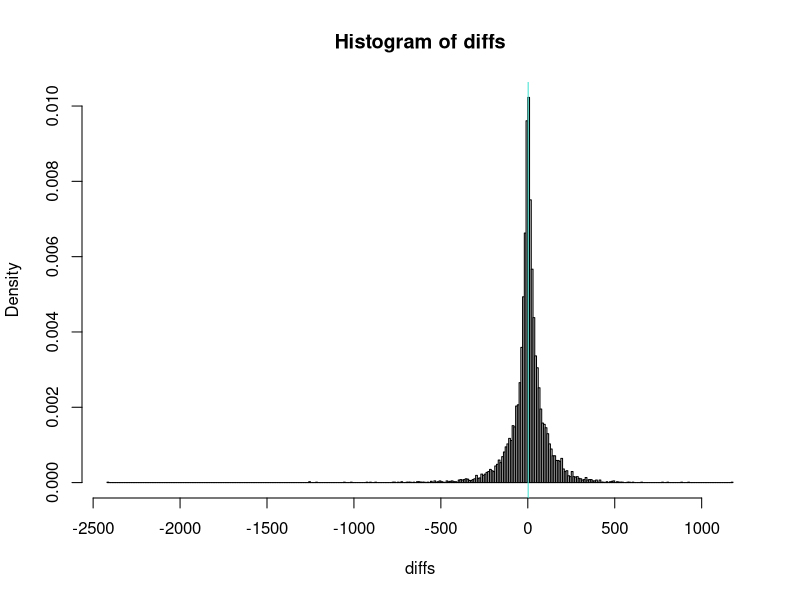
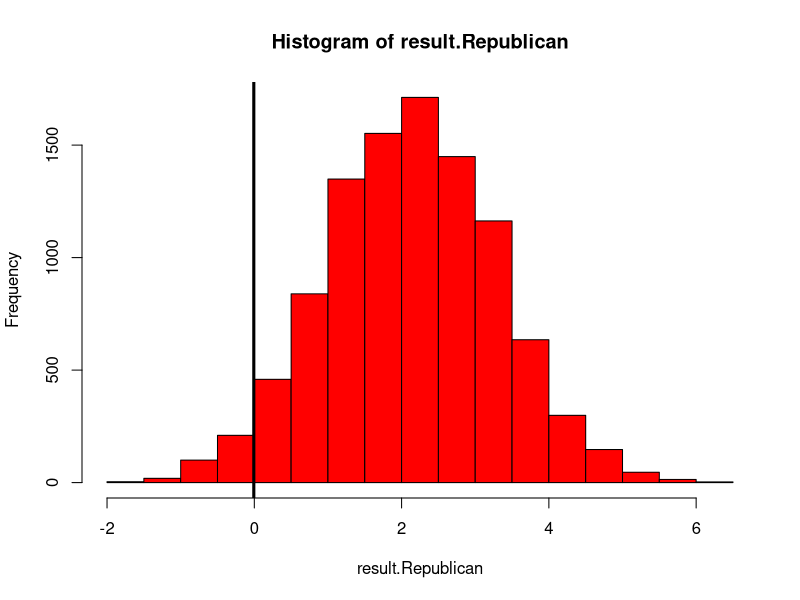
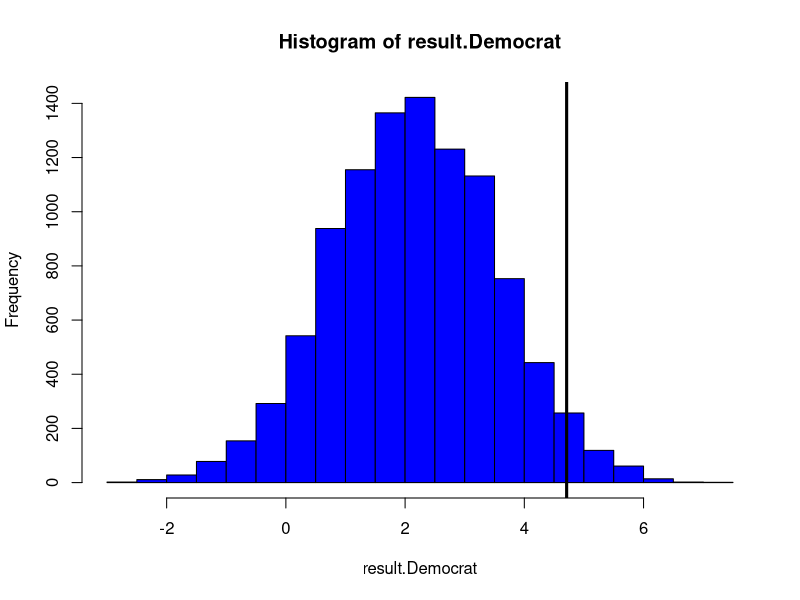
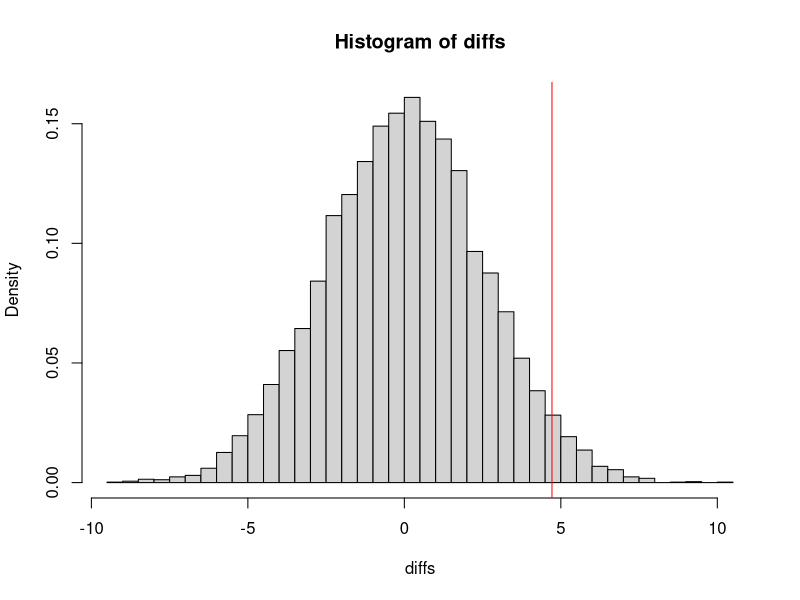

Source code (R) for these figures, in order: (Note: this script raises an error after producing the figures.)
#This is where our main code for our project will go!
DJI <- read.csv("DJI.csv"); head(DJI)

#Create 'Regime' Categories (Regan, Bush, etc.)
DJI["Regime"] <- "None" #Set blank column

#Set the dates for each regime
#Each 'term' is denoted from inaugaration day 
#to the day before the next regime's inaugaration day
dates <- sapply(DJI["Date"], function(x) as.Date(x)) #Convert CSV date character objects 
#to date objects
DJI[dates < as.Date("1989-01-20"), "Regime"] <- "RR"
DJI[dates >= as.Date("1989-01-20") & dates < as.Date("1993-01-20"), "Regime"] <- "GHWB"
DJI[dates >= as.Date("1993-01-20") & dates < as.Date("2001-01-20"), "Regime"] <- "BC"
DJI[dates >= as.Date("2001-01-20") & dates < as.Date("2009-01-20"), "Regime"] <- "GWB"
DJI[dates >= as.Date("2009-01-20") & dates < as.Date("2017-01-20"), "Regime"] <- "BO"
DJI[dates >= as.Date("2017-01-20"), "Regime"] <- "DJT"

#Create a binary category for the political party in control of the White House 
#(Republican = 1, Democrat = 0)
Republican <- (DJI$Regime == "RR") | (DJI$Regime == "GHWB") | (DJI$Regime == "GWB") | (DJI$Regime == "DJT")
DJI <- data.frame(DJI, Republican); head(DJI); sum(Republican); mean(Republican)

#Create a binary category for expansion vs recession year
DJI["Recession"] <- FALSE

#Extract years from date column
DJI.year <- format(as.Date(DJI$Date),"%Y")

#Set the dates
DJI[DJI.year == 1980, "Recession"] <- TRUE
DJI[DJI.year >= 1981 & DJI.year  <= 1981, "Recession"] <- TRUE
DJI[DJI.year >= 1990 & DJI.year  <= 1991, "Recession"] <- TRUE
DJI[DJI.year == 2001, "Recession"] <- TRUE
DJI[DJI.year >= 2007 & DJI.year <= 2009, "Recession"] <- TRUE
DJI[DJI.year >= 2020, "Recession"] <- TRUE

#Set up indices for permutation test by party and president 
index.Republican <- DJI$Republican ; sum(index.Republican) # 4822, matches
index.RR <- (DJI$Regime == "RR") ; sum(index.RR) # 1005
index.GHWB <- (DJI$Regime == "GHWB") ; sum(index.GHWB) # 1011
index.BC <- (DJI$Regime == "BC") ; sum(index.BC) # 2021
index.GWB <- (DJI$Regime == "GWB") ; sum(index.GWB) # 2009
index.BO <- (DJI$Regime == "BO") ; sum(index.BO) # 2015
index.DJT <- (DJI$Regime == "DJT") ; sum(index.DJT) # 797
dim(DJI) ; sum(c(index.RR, index.GHWB, index.BC, index.GWB, index.BO, index.DJT)) # 8858, matches

# Create vector for difference between daily Open values
Open <- DJI$Open
N <- length(Open) ; diffs <- numeric(N - 1)
for (i in 1:N - 1) {
  diffs[i] <- Open[i + 1] - Open[i]
}
head(diffs) # there are some rather large values with double digits before the decimal
length(diffs) # 8857 as expected
sum(diffs)  # 18975.43 so over double the number of observations
mu.chg.open <- mean(diffs) # 2.142422 around what we expected based on the aforementioned values
med.chg.open <- median(diffs) # 3.4297 is higher than mean, indicating more extreme lesser values
var.chg.open <- var(diffs) # whopping 13760.49 for variance, we expect this to increase over time
hist(diffs, breaks = "fd", prob = TRUE) 
# resembles normal distribution with narrow concentration around sharp peak at mean 
# and with long tails, with more extreme negative values
abline(v = mu.chg.open, col = "turquoise")

chg <- numeric(nrow(DJI))
chg[1] <- 0 ; chg[2:nrow(DJI)] <- diffs; chg <- data.frame(chg)
DJI <- data.frame(DJI,chg); head(DJI)

diffs.Republican <- diffs[index.Republican[-1]]
mu.RepDiffs <- mean(diffs.Republican) # -.006959248
diffs.Democrat <- diffs[!(index.Republican[-1])]
mu.DemDiffs <- mean(diffs.Democrat)
mean(diffs.Democrat) # 4.709857
# The means seem different, but given the large variance, this is doubtful.

#Permutation Test
N <- 10^4; result.Republican <- numeric(N); result.Democrat <- numeric(N)
for (i in 1:N) {
  smpl <- sample(index.Republican[-1], replace = FALSE)
  smpl.Republican <- diffs[smpl]
  smpl.Democrat <- diffs[!smpl]
  result.Republican[i] <- mean(smpl.Republican)
  result.Democrat[i] <- mean(smpl.Democrat)
}

#Republican Result
hist(result.Republican, col = "red")
abline(v = mu.RepDiffs, col = "black", lwd = 3)
mu.result.Republican <- mean(result.Republican) ; mu.result.Republican ; mu.RepDiffs
mean(result.Republican <= mu.RepDiffs) 
#2.88% chance of seeing this statistic thus it is statistically significant.

#Democrat Result
hist(result.Democrat, col = "blue")
abline(v = mu.DemDiffs, col = "black", lwd = 3)
mu.result.Democrat <- mean(result.Democrat) ; mu.result.Democrat ; mu.DemDiffs
mean(result.Democrat >= mu.DemDiffs) 
#2.88% chance. Whoa, both means are equally statistically significant.

#Combined Attempt
RepAvg <- sum(DJI$chg*(DJI$Republican == TRUE))/sum(DJI$Republican == TRUE) ; RepAvg
DemAvg <- sum(DJI$chg*(DJI$Republican == FALSE))/sum(DJI$Republican == FALSE) ; DemAvg
Obs <-  DemAvg - RepAvg; Obs

N <- 10^4 #number of simulations
diffs <- numeric(N) #this is the vector that will store our simulated differences
for (i in 1:N) {
  Rep <- sample(DJI$Republican) #This is our permuted party column
  RepMu <- sum(DJI$chg*(Rep == TRUE))/sum(Rep == TRUE) ; RepMu
  DemMu <- sum(DJI$chg*(Rep == FALSE))/sum(Rep == FALSE) ; DemMu
  diffs[i] <- DemMu - RepMu
}
mean(diffs) #inspecting that these are indeed close to zero
hist(diffs, breaks = "FD", probability = TRUE)
abline(v = Obs, col = "red")
HEAD
pvalue <-  (sum(diffs >= Obs)+1)/(N+1) ; pvalue

#Bruno: I think one good way to show that the data has infinite variance is to show that it cannot be
#modeled with a Normal distribution. (Then we can fit something like a Cauchy distribution later)
#I'm open to taking this out, but I thought we could try to get feedback on it at least!
#So what we are checking is if the daily price fluxes for the Dow Jones have infinite variance
hist(DJI$chg, breaks = "FD", probability = TRUE) #already doesn't look super promising
mu <- mean(DJI$chg)
sigma <- sd(DJI$chg)
curve(dnorm(x,mu,sigma), from = -2500, to = 1000, add = TRUE, col = "red")
n1 <- qnorm(0.1, mu, sigma); n1    #10% of the normal distribution lies below this value
pnorm(n1, mu, sigma)       
mean(DJI$chg <= n1) #6.2%, not great, we would epxect something closer to 10% if it were Normal
#Now let's create a vector of deciles so that we can split our data and see if it falls as expected
dec <- qnorm(seq(0.0,1,by = 0.1), mu,sigma); dec  #11 bins
Exp <- rep(length(DJI$chg)/10,10); Exp 
binchg <- numeric(10)
for(i in 1:10){
  binchg[i] <- sum((DJI$chg >= dec[i]) & (DJI$chg <= dec[i+1] )) ; binchg
}
#Finally we can test for uniformity using a chi-squared test.
ChiStat <- sum((binchg - Exp)^2/Exp); ChiStat #3581.397
#We estimated two parameters (using the sample mean and standard deviation), which costs two degrees of freedom, 
#and we have set the total days to match our sample which costs another so we have 10 - 3 = 7 degrees of freedom
curve(dchisq(x, df = 7), from = 0, to = ChiStat + 5)
abline(v=ChiStat, col = "red") 
pchisq(ChiStat, df = 7, lower.tail = FALSE) # 0
#Given this extremely low chi-square value, it seems that the normal distribution is not a good model (at all)
#for the daily fluxes in the Dow Jones Industrial Average. So let's now check how a model with infinite variance
#fits the data. 
pvalue <- (sum(diffs >= Obs) + 1)/(N + 1) ; pvalue 
# 2.71% chance that this extreme of an observed difference would arise by chance .

## Contingency table with chi-square test for political party and recession. 
sum(DJI$Recession)/length(DJI$Recession) # 17.67% of observations are in recession years
obs.tbl <- table(DJI$Republican,DJI$Recession) # Republican has more Recession
exp.tbl <- outer(rowSums(obs.tbl), colSums(obs.tbl))/sum(obs.tbl)
obs.tbl ; exp.tbl
chisq.test(DJI$Republican,DJI$Recession)
# p-value is less than 2.2e-16, far below our .05 threshold, so there would be a very
# small chance that the observed contingency table would arise by chance.
# Thus, the observations provide sufficient evidence to reject the null hypothesis
# that Republican and Democratic regimes are equally likely to be associated with recession
# years from 1985 to early 2020. 

## Can you make this more granular by leveraging recession by quarter instead of year?
## Can we do a contingency table that is larger than 2x2 by using regime intead of party?

## Let's apply simulation methods to the day-over-day (DOD) change in Open values. 
## We can also run this and the previous analyses on the other numerical columns 
## of DJI to see if we arise at similar or different results, 
## once we finish the first round of analysis the DOD change in Open values. 
## If we set up the simulations appropriately, we should expect to see in our results that 
## a greater sample size or a greater number of simulations yields increasingly higher 
## variance, potentially indicated by fat tails when plotting the distribution of the results. 
## Can you figure out a way to leverage a chi-square test or CLT here?

## Generate a RW model with a drift using arima.sim
# Choose one of the two lines of code below, one for mean and one for median of our DOD value changes.
rw_drift <- arima.sim(model = list(order = c(0,1,0)), n = 100, mean = mu.chg.open)
rw_drift <- arima.sim(model = list(order = c(0,1,0)), n = 100, mean = med.chg.open)
# Plot rw_drift
plot(rw_drift, type = "l", xlab = "Time", ylab = "Random Daily Opens", main = "Random Walk Model")
# this lacks the volatility of the DJI
# Calculate the first difference series rw_drift_diff <-
N <- length(rw_drift); rw_drift_diff <- numeric(N)
for (i in 2:length(rw_drift)) {
  rw_drift_diff[i] <- rw_drift[i] - rw_drift[i - 1] }
rw_drift_diff # no negative values, does not model DJI DOD changes very well
#Mean of the First Difference Series
mean(rw_drift_diff) # 2.222279 when using mean, 3.263219 when using median
#Plot a histogram of the values and draw the mean/median using abline
hist(rw_drift_diff); abline(v = mean(rw_drift_diff), col = "red", lwd = 3)
#Plot the values of the time series and draw the mean/median using abline - and we get a constant!
plot(rw_drift_diff, type = "l", xlab = "Time", ylab = "Differences in Random Daily Opens",
     main = "First Difference Series"); abline(h = mean(rw_drift_diff), col = "red", lwd = 3)

## Should we perform this analysis for High, Low or Close? Does it change anything?
## Does using a logarithmic or exponential model make the data behave better?
## Given that our observed DOD data produces low frequency, extreme values, particularly negative,
## how do we do a better job of fitting a probability distribution model to our observed data? 
## That is, can we slice our data differently, change the parameters of the random walk model,
## or use a different distribution altogether to model our data? We could use Cauchy, Levy, Pareto, 
## T or other distributions with infinite variance. Are there any that look like our histogram?
## Is this necessary in order to test for infinite variance? 
## Does the current random walk model invalidate our test for infinite variance on the observed data?
## Or can we test for infinite variance without worrying about any model at all? 
## Perhaps partial variance can help here?
## Can we build out the partial variance model and visualization per the shared stackexchange post?
